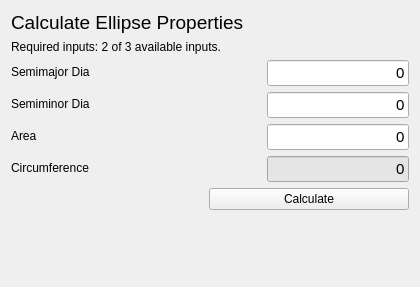
      <widget class="QWidget" name="tabEllipse">
       <attribute name="title">
        <string>Ellipse</string>
       </attribute>
       <layout class="QVBoxLayout" name="verticalLayout_5">
        <item>
         <widget class="QLabel" name="labelTitleEllipse">
          <property name="font">
           <font>
            <pointsize>14</pointsize>
           </font>
          </property>
          <property name="styleSheet">
           <string notr="true">qproperty-alignment: AlignCenter;</string>
          </property>
          <property name="text">
           <string>Calculate Ellipse Properties</string>
          </property>
         </widget>
        </item>
        <item>
         <widget class="QLabel" name="labelInputEllipse">
          <property name="font">
           <font>
            <pointsize>9</pointsize>
           </font>
          </property>
          <property name="text">
           <string>Required inputs: 2 of 3 available inputs.</string>
          </property>
         </widget>
        </item>
        <item>
         <layout class="QFormLayout" name="formLayout_4">
          <item row="0" column="0">
           <widget class="QLabel" name="labelSMajor">
            <property name="minimumSize">
             <size>
              <width>250</width>
              <height>0</height>
             </size>
            </property>
            <property name="text">
             <string>Semimajor Dia</string>
            </property>
           </widget>
          </item>
          <item row="1" column="0">
           <widget class="QLabel" name="labelSMinor">
            <property name="text">
             <string>Semiminor Dia</string>
            </property>
           </widget>
          </item>
          <item row="2" column="0">
           <widget class="QLabel" name="labelEArea">
            <property name="text">
             <string>Area</string>
            </property>
           </widget>
          </item>
          <item row="3" column="0">
           <widget class="QLabel" name="labelEcircumference">
            <property name="text">
             <string>Circumference</string>
            </property>
           </widget>
          </item>
          <item row="0" column="1">
           <widget class="QLineEdit" name="txtEllipses_semimajor">
            <property name="font">
             <font>
              <pointsize>11</pointsize>
             </font>
            </property>
            <property name="text">
             <string>0</string>
            </property>
            <property name="alignment">
             <set>Qt::AlignRight|Qt::AlignTrailing|Qt::AlignVCenter</set>
            </property>
           </widget>
          </item>
          <item row="1" column="1">
           <widget class="QLineEdit" name="txtEllipses_semiminor">
            <property name="font">
             <font>
              <pointsize>11</pointsize>
             </font>
            </property>
            <property name="text">
             <string>0</string>
            </property>
            <property name="alignment">
             <set>Qt::AlignRight|Qt::AlignTrailing|Qt::AlignVCenter</set>
            </property>
           </widget>
          </item>
          <item row="2" column="1">
           <widget class="QLineEdit" name="txtEllipses_csa">
            <property name="font">
             <font>
              <family>Arial</family>
              <pointsize>11</pointsize>
             </font>
            </property>
            <property name="styleSheet">
             <string notr="true"/>
            </property>
            <property name="text">
             <string>0</string>
            </property>
            <property name="alignment">
             <set>Qt::AlignRight|Qt::AlignTrailing|Qt::AlignVCenter</set>
            </property>
            <property name="readOnly">
             <bool>false</bool>
            </property>
           </widget>
          </item>
          <item row="3" column="1">
           <widget class="QLineEdit" name="txtEllipses_circumference">
            <property name="font">
             <font>
              <family>Arial</family>
              <pointsize>11</pointsize>
             </font>
            </property>
            <property name="styleSheet">
             <string notr="true">background: rgb(229, 229, 229)</string>
            </property>
            <property name="text">
             <string>0</string>
            </property>
            <property name="alignment">
             <set>Qt::AlignRight|Qt::AlignTrailing|Qt::AlignVCenter</set>
            </property>
            <property name="readOnly">
             <bool>true</bool>
            </property>
           </widget>
          </item>
         </layout>
        </item>
        <item>
         <layout class="QHBoxLayout" name="horizontalLayout_3">
          <item>
           <spacer name="horizontalSpacer">
            <property name="orientation">
             <enum>Qt::Horizontal</enum>
            </property>
            <property name="sizeHint" stdset="0">
             <size>
              <width>40</width>
              <height>20</height>
             </size>
            </property>
           </spacer>
          </item>
          <item>
           <widget class="QPushButton" name="btnEllipses">
            <property name="minimumSize">
             <size>
              <width>200</width>
              <height>0</height>
             </size>
            </property>
            <property name="maximumSize">
             <size>
              <width>200</width>
              <height>16777215</height>
             </size>
            </property>
            <property name="text">
             <string>Calculate</string>
            </property>
           </widget>
          </item>
         </layout>
        </item>
        <item>
         <layout class="QHBoxLayout" name="horizontalLayout_4">
          <item>
           <spacer name="horizontalSpacer_2">
            <property name="orientation">
             <enum>Qt::Horizontal</enum>
            </property>
            <property name="sizeHint" stdset="0">
             <size>
              <width>40</width>
              <height>20</height>
             </size>
            </property>
           </spacer>
          </item>
          <item>
           <widget class="QLabel" name="imageEllipse">
            <property name="maximumSize">
             <size>
              <width>329</width>
              <height>204</height>
             </size>
            </property>
            <property name="text">
             <string/>
            </property>
            <property name="pixmap">
             <pixmap>images/image_elipse.png</pixmap>
            </property>
            <property name="scaledContents">
             <bool>true</bool>
            </property>
           </widget>
          </item>
          <item>
           <spacer name="horizontalSpacer_3">
            <property name="orientation">
             <enum>Qt::Horizontal</enum>
            </property>
            <property name="sizeHint" stdset="0">
             <size>
              <width>40</width>
              <height>20</height>
             </size>
            </property>
           </spacer>
          </item>
         </layout>
        </item>
        <item>
         <spacer name="verticalSpacer_4">
          <property name="orientation">
           <enum>Qt::Vertical</enum>
          </property>
          <property name="sizeHint" stdset="0">
           <size>
            <width>20</width>
            <height>40</height>
           </size>
          </property>
         </spacer>
        </item>
       </layout>
      </widget>
